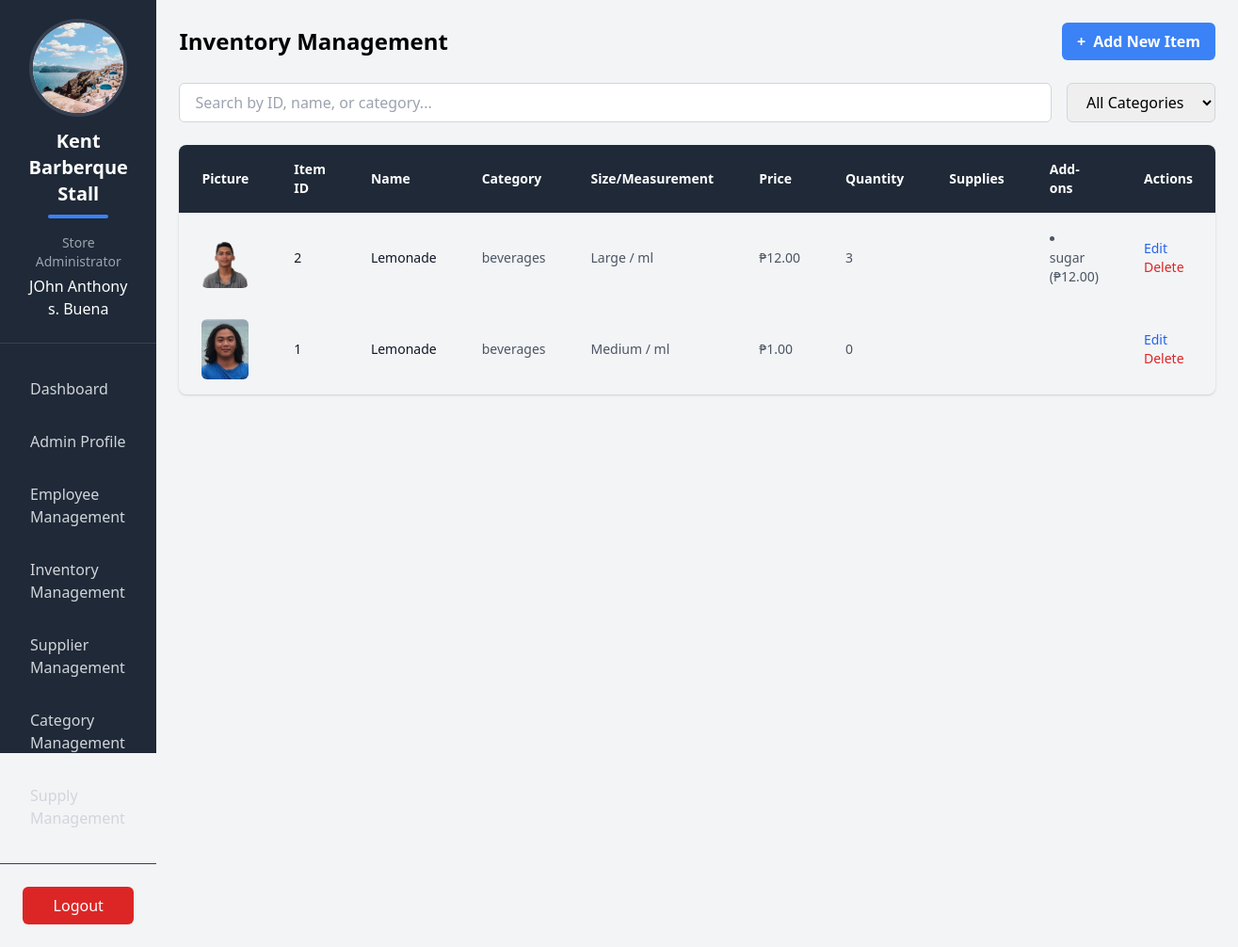
Page /stall-admin/inventory/ (signed in) on the committed database.
### TriadApp/models.py (models this page shows, shortened)
class Stall(models.Model):
    store_id = models.UUIDField(default=uuid.uuid4, editable=False, unique=True)
    name = models.CharField(max_length=255)
    logo = models.ImageField(upload_to='stall_logos/')
    contact_number = models.CharField(max_length=15)
    is_active = models.BooleanField(default=True)  # Add is_active field with default value True

class AdminProfile(models.Model):
    firstname = models.CharField(max_length=50)
    middle_initial = models.CharField(max_length=1, blank=True, null=True)
    lastname = models.CharField(max_length=50)
    age = models.IntegerField()
    birthdate = models.DateField()
    address = models.TextField()
    username = models.CharField(max_length=50, unique=True)
    email = models.EmailField(max_length=254, unique=True, default='', blank=True)
    password = models.CharField(max_length=100)
    contact_number = models.CharField(max_length=15)
    stall = models.ForeignKey('Stall', on_delete=models.CASCADE, related_name="admins", to_field='store_id')

class Item(models.Model):
    item_id = models.CharField(max_length=50)
    stall = models.ForeignKey('Stall', on_delete=models.CASCADE, related_name='items')
    name = models.CharField(max_length=255)
    picture = models.ImageField(upload_to='item_images/')
    category = models.ForeignKey('Category', on_delete=models.PROTECT, related_name='items')
    size = models.CharField(max_length=50, blank=True, null=True)
    measurement = models.CharField(max_length=50, blank=True, null=True)
    price = models.DecimalField(max_digits=10, decimal_places=2)
    quantity = models.PositiveIntegerField(default=0)
    expiration_date = models.DateTimeField(null=True, blank=True)
    is_available = models.BooleanField(default=True)
    created_at = models.DateTimeField(auto_now_add=True)
    updated_at = models.DateTimeField(auto_now=True)
    supplies = models.ManyToManyField('Supply', through='ItemSupply')
    class Meta:
        ordering = ['name']
        unique_together = ['stall', 'name', 'size']

class Category(models.Model):
    stall = models.ForeignKey('Stall', on_delete=models.CASCADE, related_name='categories')
    name = models.CharField(max_length=100)
    created_at = models.DateTimeField(auto_now_add=True)
    updated_at = models.DateTimeField(auto_now=True)
    class Meta:
        verbose_name_plural = 'Categories'
        ordering = ['name']
        unique_together = ['stall', 'name']

class ItemAddOn(models.Model):
    item = models.ForeignKey(Item, on_delete=models.CASCADE, related_name='add_ons')
    name = models.CharField(max_length=255)
    price = models.DecimalField(max_digits=10, decimal_places=2)
    created_at = models.DateTimeField(default=timezone.now)
    updated_at = models.DateTimeField(auto_now=True)
    class Meta:
        ordering = ['name']

### TriadApp/stall_admins.py (the view)
# urls.py: path('stall-admin/inventory/', stall_admins.manage_inventory, name='manage_inventory'),
@admin_required
def manage_inventory(request):
    try:
        admin = AdminProfile.objects.get(id=request.session.get('admin_id'))
        valid_supplies = Supply.objects.filter(
            stall=admin.stall,
            status='good'  # Only get supplies with 'good' status
        )
        items = Item.objects.filter(stall=admin.stall).prefetch_related(
            Prefetch('item_supplies',
                    queryset=ItemSupply.objects.filter(
                        supply__status='good'  # Only include non-expired supplies
                    ).select_related('supply')
            )
        )
        search_query = request.GET.get('search', '').strip()
        if search_query:
            items = items.filter(
                Q(item_id__icontains=search_query) |
                Q(name__icontains=search_query) |
                Q(category__name__icontains=search_query)
            )
        category_filter = request.GET.get('category', '').strip()
        if category_filter:
            items = items.filter(category__name=category_filter)
        categories = Category.objects.filter(stall=admin.stall)
        return render(request, 'TriadApp/admin/inventory_management.html', {
            'items': items,
            'categories': categories,
            'supplies': valid_supplies,  # Only pass non-expired supplies
            'admin': admin,
            'stall': admin.stall,
            'search_query': search_query,
            'category_filter': category_filter
        })
    except AdminProfile.DoesNotExist:
        return redirect('login')

### TriadApp/templates/TriadApp/admin/inventory_management.html (shortened to what this page needs)
{% extends 'TriadApp/admin/admin.html' %}
{% block content %}
<div class="flex-1 p-6 h-screen">
    <div class="w-full mx-auto h-full flex flex-col">
        <div class="flex justify-between items-center mb-6">
            <h2 class="text-2xl font-bold">Inventory Management</h2>
            <button onclick="openAddModal()"
                    class="bg-blue-500 hover:bg-blue-600 text-white font-semibold py-2 px-4 rounded-md flex items-center gap-2">
                <span>+</span> Add New Item
            </button>
        </div>
        <div class="mb-6">
            <div class="flex gap-4">
                <div class="flex-1">
                    <input type="text"
                           id="searchInput"
                           placeholder="Search by ID, name, or category..."
                           class="w-full px-4 py-2 border border-gray-300 rounded-md focus:outline-none focus:ring-1 focus:ring-blue-500">
                </div>
                <select id="categoryFilter"
                        class="px-4 py-2 border border-gray-300 rounded-md focus:outline-none focus:ring-1 focus:ring-blue-500">
                    <option value="">All Categories</option>
                </select>
            </div>
        </div>
        <div class="bg-white/80 rounded-lg overflow-hidden shadow">
            <table class="min-w-full">
                <thead>
                    <tr class="bg-gray-800 text-white">
                        <th class="px-6 py-4 text-left text-sm font-semibold">Picture</th>
                        <th class="px-6 py-4 text-left text-sm font-semibold">Item ID</th>
                        <th class="px-6 py-4 text-left text-sm font-semibold">Name</th>
                        <th class="px-6 py-4 text-left text-sm font-semibold">Category</th>
                        <th class="px-6 py-4 text-left text-sm font-semibold">Size/Measurement</th>
                        <th class="px-6 py-4 text-left text-sm font-semibold">Price</th>
                        <th class="px-6 py-4 text-left text-sm font-semibold">Quantity</th>
                        <th class="px-6 py-4 text-left text-sm font-semibold">Supplies</th>
                        <th class="px-6 py-4 text-left text-sm font-semibold">Add-ons</th>
                        <th class="px-6 py-4 text-left text-sm font-semibold">Actions</th>
                    </tr>
                </thead>
                <tbody class="divide-y divide-gray-100">
                    {% for item in items %}
                    <tr class="hover:bg-gray-50">
                        <td class="px-6 py-4 text-sm">
                            {% if item.picture %}
                                <img src="{{ item.picture.url }}" alt="{{ item.name }}" class="w-16 h-16 object-cover rounded-md">
                            {% else %}
                                <div class="w-16 h-16 bg-gray-200 rounded-md flex items-center justify-center">
                                    <span class="text-gray-400">No image</span>
                                </div>
                            {% endif %}
                        </td>
                        <td class="px-6 py-4 text-sm text-gray-900">{{ item.item_id }}</td>
                        <td class="px-6 py-4 text-sm text-gray-900">{{ item.name }}</td>
                        <td class="px-6 py-4 text-sm text-gray-600">{{ item.category.name }}</td>
                        <td class="px-6 py-4 text-sm text-gray-600">
                            {% if item.size or item.measurement %}
                                {{ item.size|default:'' }}{% if item.size and item.measurement %} / {% endif %}{{ item.measurement|default:'' }}
                            {% else %}
                                -
                            {% endif %}
                        </td>
                        <td class="px-6 py-4 text-sm text-gray-600">₱{{ item.price }}</td>
                        <td class="px-6 py-4 text-sm text-gray-600">{{ item.quantity }}</td>
                        <td class="px-6 py-4 text-sm text-gray-600">
                        </td>
                        <td class="px-6 py-4 text-sm text-gray-600">
                            <ul class="list-disc list-inside">
                                {% for addon in item.add_ons.all %}
                                    <li>{{ addon.name }} (₱{{ addon.price }})</li>
                                {% endfor %}
                            </ul>
                        </td>
                        <td class="px-6 py-4 text-sm">
                            <button onclick="openEditModal('{{ item.id }}')"
                                    class="text-blue-600 hover:text-blue-700 font-medium mr-3">
                                Edit
                            </button>
                            <button onclick="confirmDelete('{{ item.id }}', '{{ item.name|escapejs }}')"
                                    class="text-red-600 hover:text-red-700 font-medium">
                                Delete
                            </button>
                        </td>
                    </tr>
                    {% empty %}
                    <tr>
                        <td colspan="10" class="px-6 py-4 text-center text-sm text-gray-500">
                            No items found.
                        </td>
                    </tr>
                    {% endfor %}
                </tbody>
            </table>
        </div>
    </div>
</div>
{% endblock %}

### TriadApp/templates/TriadApp/admin/admin.html (shortened to what this page needs)
<!DOCTYPE html>
<html lang="en">
<head>
    <link href="https://cdn.jsdelivr.net/npm/tailwindcss@2.2.16/dist/tailwind.min.css" rel="stylesheet">
</head>
<body class="bg-gray-100">
    <div class="flex">
        <div class="w-64 h-screen bg-gray-800 text-white flex flex-col">
            <div class="p-6 border-b border-gray-700">
                <div class="flex justify-center mb-4">
                    <div class="w-24 h-24 rounded-full overflow-hidden bg-white ring-4 ring-gray-700">
                        {% if stall.logo %}
                            <img src="{{ stall.logo.url }}" alt="{{ stall.name }} Logo" class="w-full h-full object-cover">
                        {% else %}
                            <div class="w-full h-full flex items-center justify-center bg-gray-200">
                                <span class="text-gray-600 text-3xl font-bold">{{ stall.name|slice:":1" }}</span>
                            </div>
                        {% endif %}
                    </div>
                </div>
                <div class="text-center mb-4">
                    <h1 class="text-xl font-bold text-white">{{ stall.name }}</h1>
                    <div class="w-16 h-1 bg-blue-500 mx-auto mt-2 rounded-full"></div>
                </div>
                <div class="text-center">
                    <p class="text-gray-400 text-sm mb-1">Store Administrator</p>
                    <p class="text-white font-medium">
                        {{ admin.firstname }}
                        {% if admin.middle_initial %}
                            {{ admin.middle_initial }}.
                        {% endif %}
                        {{ admin.lastname }}
                    </p>
                </div>
            </div>
            <nav class="flex-1 py-6">
                <ul class="space-y-2">
                    <li>
                        <a href="{% url 'admin_dashboard' %}"
                           class="flex items-center px-6 py-3 text-gray-300 hover:bg-gray-700 hover:text-white transition-colors duration-200">
                            <span class="ml-2">Dashboard</span>
                        </a>
                    </li>
                    <li>
                        <a href="{% url 'admin_profile' %}"
                           class="flex items-center px-6 py-3 text-gray-300 hover:bg-gray-700 hover:text-white transition-colors duration-200">
                            <span class="ml-2">Admin Profile</span>
                        </a>
                    </li>
                    <li>
                        <a href="{% url 'add_employee' %}"
                           class="flex items-center px-6 py-3 text-gray-300 hover:bg-gray-700 hover:text-white transition-colors duration-200">
                            <span class="ml-2">Employee Management</span>
                        </a>
                    </li>
                    <li>
                        <a href="{% url 'manage_inventory' %}"
                           class="flex items-center px-6 py-3 text-gray-300 hover:bg-gray-700 hover:text-white transition-colors duration-200">
                            <span class="ml-2">Inventory Management</span>
                        </a>
                    </li>
                    <li>
                        <a href="{% url 'manage_suppliers' %}"
                           class="flex items-center px-6 py-3 text-gray-300 hover:bg-gray-700 hover:text-white transition-colors duration-200">
                            <span class="ml-2">Supplier Management</span>
                        </a>
                    </li>
                        <a href="{% url 'manage_categories' %}"
                           class="flex items-center px-6 py-3 text-gray-300 hover:bg-gray-700 hover:text-white transition-colors duration-200">
                            <span class="ml-2">Category Management</span>
                        </a>
                    <li>
                        <a href="{% url 'manage_supplies' %}"
                           class="flex items-center px-6 py-3 text-gray-300 hover:bg-gray-700 hover:text-white transition-colors duration-200">
                            <span class="ml-2">Supply Management</span>
                        </a>
                    </li>
                </ul>
            </nav>
            <div class="p-6 border-t border-gray-700">
                <a href="{% url 'logout' %}"
                   class="flex items-center justify-center px-4 py-2 bg-red-600 text-white rounded-md hover:bg-red-700 transition-colors duration-200">
                    <span>Logout</span>
                </a>
            </div>
        </div>
        <div class="flex-1 min-h-screen">
            {% block content %}{% endblock %}
        </div>
    </div>
</body>
</html>

### rows in the picture
Stall: logo (picture), name "Kent Barberque Stall"
AdminProfile: firstname "JOhn Anthony", middle_initial "s", lastname "Buena"
Item: picture (picture), item_id "2", name "Lemonade", category.name "beverages", size "Large", measurement "ml", price "12.00", quantity "3"
ItemAddOn: name "sugar", price "12.00"
Item: picture (picture), item_id "1", name "Lemonade", category.name "beverages", size "Medium", measurement "ml", price "1.00", quantity "0"
